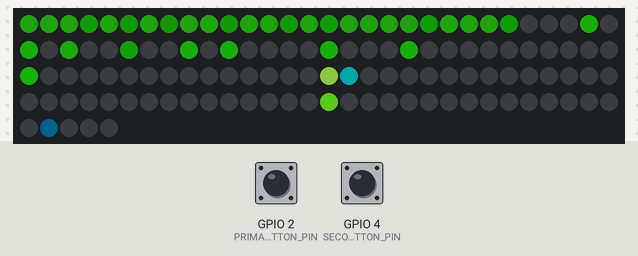
Simulated run of this sketch. Board: ESP32-S3. Parts: 125 RGB LEDs in strip order, left to right, continuing on the next row. Inputs (shaded band) come from the test bench; at power-on: GPIO 2 (PRIMARY_BUTTON_PIN) HIGH, GPIO 4 (SECONDARY_BUTTON_PIN) HIGH. Dim RGB values are drawn brighter than linear; random numbers use the default seed unless the sketch sets one.

Above: at 1.2 s.
1.3 s: GPIO 2 (PRIMARY_BUTTON_PIN) pulled LOW for 0.15 s
At 1.83 s:
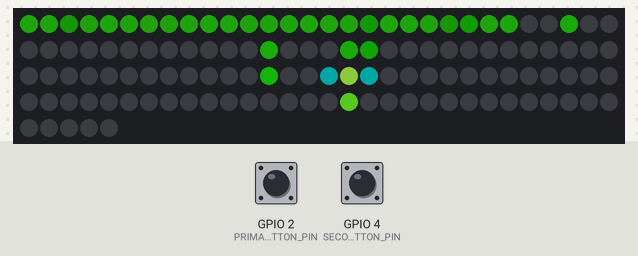

The sketch:

56_ZarchVoxelDefender.ino
```cpp
/*
  FEED ME , I'M POOR AND I MADE THIS FOR FREE - https://paypal.me/Mystereon

  ZarchVoxelDefender.ino — self-playing 5×5×5 terrain-defence scene
  Created by Dad (MysterEon) & Manus, 2026.

  A two-minute miniature story: patrol, contact, crossfire, finale and recovery.
  GPIO2 short press restarts the full scene; GPIO4 adds a support shot.
  ESP32-S3 Zero enclosure map: DATA=GPIO6, B1=GPIO2, B2=GPIO4.
*/

#include <FastLED.h>
#include <esp_system.h>

constexpr uint8_t N = 5, DATA_PIN = 6, PRIMARY_BUTTON_PIN = 2, SECONDARY_BUTTON_PIN = 4;
constexpr uint16_t NUM_LEDS = N * N * N;
constexpr uint8_t ENEMIES = 2;
CRGB leds[NUM_LEDS];
struct TerrainColumn { uint8_t height; uint8_t tint; };
TerrainColumn terrainColumns[N][N];
uint16_t idx(uint8_t x, uint8_t y, uint8_t z) { return uint16_t(z) * 25 + uint16_t(y) * 5 + x; }
void voxel(int8_t x, int8_t y, int8_t z, const CRGB &c) { if (x >= 0 && x < N && y >= 0 && y < N && z >= 0 && z < N) leds[idx(x, y, z)] = c; }
void addVoxel(int8_t x, int8_t y, int8_t z, const CRGB &c) { if (x >= 0 && x < N && y >= 0 && y < N && z >= 0 && z < N) leds[idx(x, y, z)] += c; }

constexpr uint8_t PATROL = 0, CONTACT = 1, CROSSFIRE = 2, FINALE = 3, RECOVERY = 4;
int8_t craftX = 2, enemyX[ENEMIES] = {0, 4}, enemyY[ENEMIES] = {4, 3};
int8_t shotX = 2, shotY = 1, impactX = 2, impactY = 2;
bool enemyAlive[ENEMIES] = {false, false}, shotActive = false, lastPrimary = HIGH, lastSecondary = HIGH;
uint8_t impactLife = 0;
uint8_t beat = PATROL;
uint32_t beatAt, craftAt, enemyAt, shotAt, autoShotAt;

void buildTerrainColumns() {
  for (uint8_t y = 0; y < N; ++y) for (uint8_t x = 0; x < N; ++x) {
    uint8_t height = random8() < 48 ? 1 : 0; if (random8() < 18) height = 2;
    terrainColumns[y][x] = {height, random8(22)};
  }
}
void renderTerrain() {
  fill_solid(leds, NUM_LEDS, CRGB::Black);
  for (uint8_t y = 0; y < N; ++y) for (uint8_t x = 0; x < N; ++x) {
    const TerrainColumn &column = terrainColumns[y][x];
    for (uint8_t z = 0; z <= column.height; ++z) {
      const uint8_t green = 52 + z * 28 + column.tint;
      leds[idx(x, y, z)] = z == column.height ? CRGB(18, green + 34, 9) : CRGB(10, green, 4);
    }
  }
}
void setEnemy(uint8_t slot, int8_t x, int8_t y, bool alive) { enemyX[slot] = x; enemyY[slot] = y; enemyAlive[slot] = alive; }
void enterBeat(uint8_t next) {
  beat = next; beatAt = millis(); shotActive = false;
  if (next == PATROL || next == RECOVERY) { setEnemy(0, 0, 4, false); setEnemy(1, 4, 4, false); }
  else if (next == CONTACT) { setEnemy(0, 0, 4, true); setEnemy(1, 4, 4, false); }
  else if (next == CROSSFIRE) { setEnemy(0, 0, 4, true); setEnemy(1, 4, 4, true); }
  else { setEnemy(0, 2, 4, true); setEnemy(1, 4, 3, true); }
}
void resetScene() { buildTerrainColumns(); craftX = 2; impactLife = 0; craftAt = enemyAt = shotAt = autoShotAt = millis(); enterBeat(PATROL); }
void fireShot() { if (!shotActive) { shotActive = true; shotX = craftX; shotY = 1; } }
int8_t leadEnemy() { for (uint8_t i = 0; i < ENEMIES; ++i) if (enemyAlive[i]) return i; return -1; }
void nextBeat() { if (beat == PATROL) enterBeat(CONTACT); else if (beat == CONTACT) enterBeat(CROSSFIRE); else if (beat == CROSSFIRE) enterBeat(FINALE); else if (beat == FINALE) enterBeat(RECOVERY); else resetScene(); }

void updateScene() {
  const uint32_t now = millis();
  const uint32_t duration = beat == PATROL ? 15000UL : beat == CONTACT ? 23000UL : beat == CROSSFIRE ? 30000UL : beat == FINALE ? 22000UL : 8000UL;
  if (now - beatAt >= duration) nextBeat();
  const int8_t lead = leadEnemy(); const int8_t desired = lead >= 0 ? enemyX[lead] : int8_t((now / 2100UL) % N);
  if (now - craftAt >= 430U) { craftAt = now; if (craftX < desired) ++craftX; else if (craftX > desired) --craftX; }
  if (now - enemyAt >= (beat == CROSSFIRE ? 510U : 820U)) {
    enemyAt = now;
    for (uint8_t i = 0; i < ENEMIES; ++i) if (enemyAlive[i]) {
      if (enemyX[i] < craftX) ++enemyX[i]; else if (enemyX[i] > craftX) --enemyX[i];
      if (--enemyY[i] < 0) { impactX = enemyX[i]; impactY = 0; impactLife = 10; enterBeat(RECOVERY); }
    }
  }
  const uint16_t pause = beat == PATROL ? 2100U : beat == CROSSFIRE ? 850U : 1150U;
  if (!shotActive && now - autoShotAt >= pause && (lead < 0 || craftX == enemyX[lead])) { autoShotAt = now; fireShot(); }
  if (shotActive && now - shotAt >= 105U) { shotAt = now; if (++shotY >= N) shotActive = false; }
  if (shotActive) for (uint8_t i = 0; i < ENEMIES; ++i) if (enemyAlive[i] && shotX == enemyX[i] && shotY == enemyY[i]) { enemyAlive[i] = false; shotActive = false; impactX = enemyX[i]; impactY = enemyY[i]; impactLife = 8; }
  if (impactLife) --impactLife;
  if (!enemyAlive[0] && !enemyAlive[1] && beat != PATROL && beat != RECOVERY) nextBeat();
}

void renderScene() {
  renderTerrain();
  const uint8_t pulse = sin8(millis() / 9); addVoxel((millis() / 680U) % N, 4, 4, CRGB(0, pulse / 7, pulse / 5));
  if (beat == RECOVERY) addVoxel(2, 4, 4, CRGB(0, 40 + pulse / 4, 35 + pulse / 3));
  voxel(craftX, 1, 4, CRGB(110, 255, 40)); voxel(craftX - 1, 0, 3, CRGB(0, 105, 105)); voxel(craftX + 1, 0, 3, CRGB(0, 105, 105)); voxel(craftX, 0, 3, CRGB(180, 255, 80));
  for (uint8_t i = 0; i < ENEMIES; ++i) if (enemyAlive[i]) { voxel(enemyX[i], enemyY[i], 3, CRGB(255, 36, 8)); voxel(enemyX[i], enemyY[i], 2, CRGB(100, 9, 2)); }
  if (shotActive) voxel(shotX, shotY, 4, CRGB(210, 255, 255));
  if (impactLife) { const uint8_t value = impactLife * 30; addVoxel(impactX, impactY, 3, CRGB(value, value / 3, 0)); addVoxel(impactX - 1, impactY, 3, CRGB(value / 2, value / 7, 0)); addVoxel(impactX + 1, impactY, 3, CRGB(value / 2, value / 7, 0)); addVoxel(impactX, impactY - 1, 3, CRGB(value / 2, value / 7, 0)); addVoxel(impactX, impactY + 1, 3, CRGB(value / 2, value / 7, 0)); }
}

void setup() { FastLED.addLeds<WS2812B, DATA_PIN, GRB>(leds, NUM_LEDS); FastLED.setBrightness(100); FastLED.setMaxPowerInVoltsAndMilliamps(5, 1500); randomSeed(esp_random()); pinMode(PRIMARY_BUTTON_PIN, INPUT_PULLUP); pinMode(SECONDARY_BUTTON_PIN, INPUT_PULLUP); resetScene(); }
void loop() { const bool primary = digitalRead(PRIMARY_BUTTON_PIN), secondary = digitalRead(SECONDARY_BUTTON_PIN); if (lastPrimary && !primary) resetScene(); if (lastSecondary && !secondary) fireShot(); lastPrimary = primary; lastSecondary = secondary; updateScene(); renderScene(); FastLED.show(); delay(12); }
```
